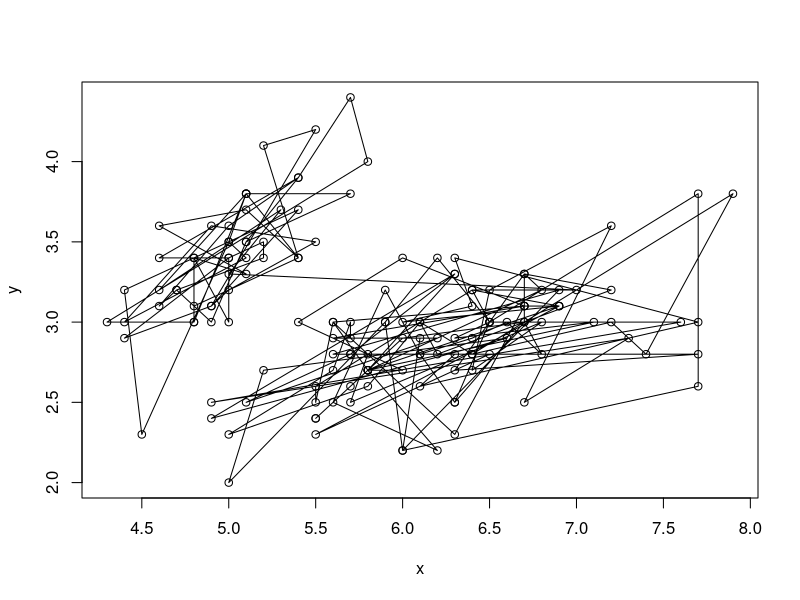
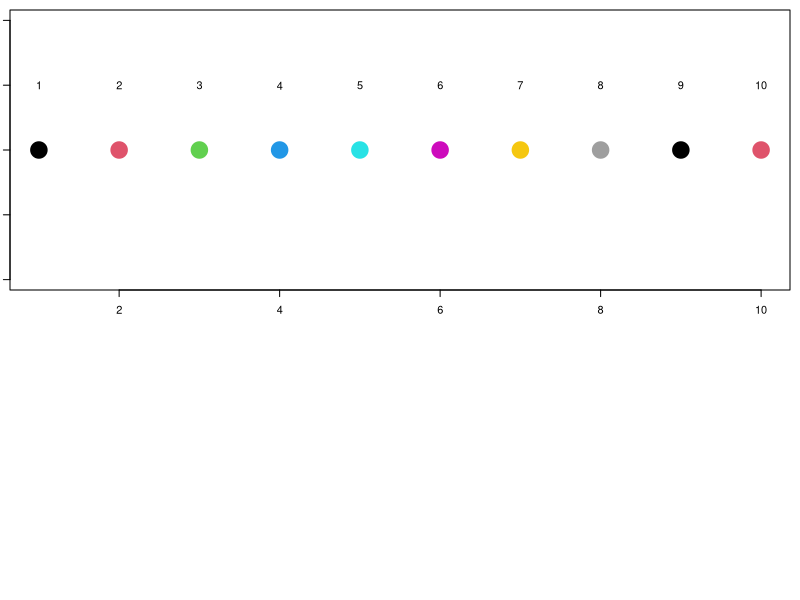
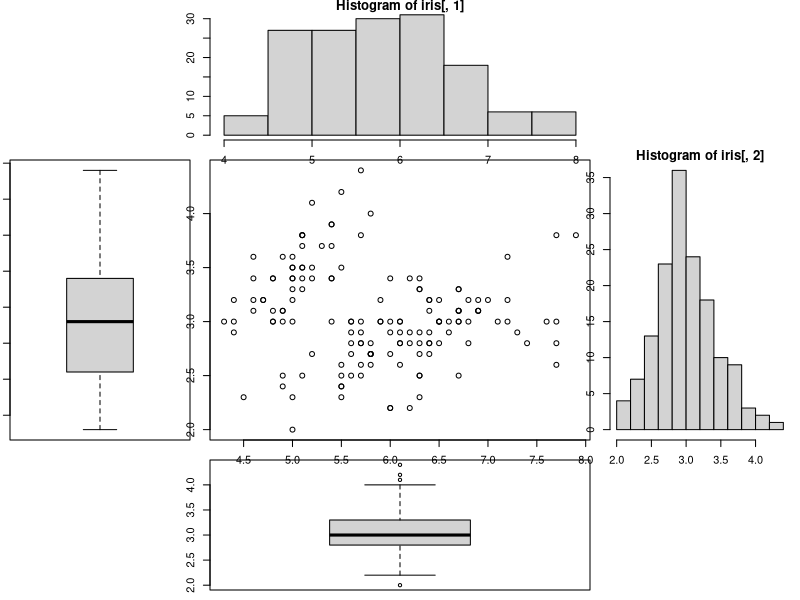
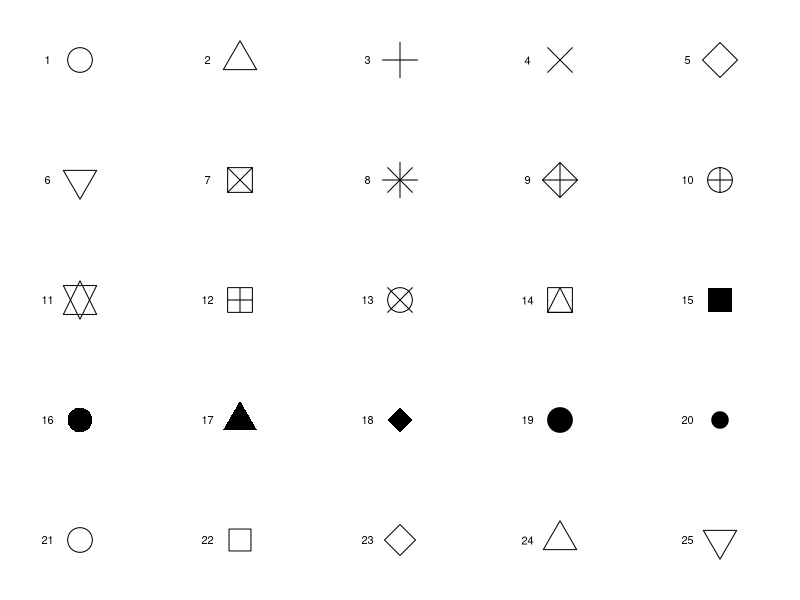
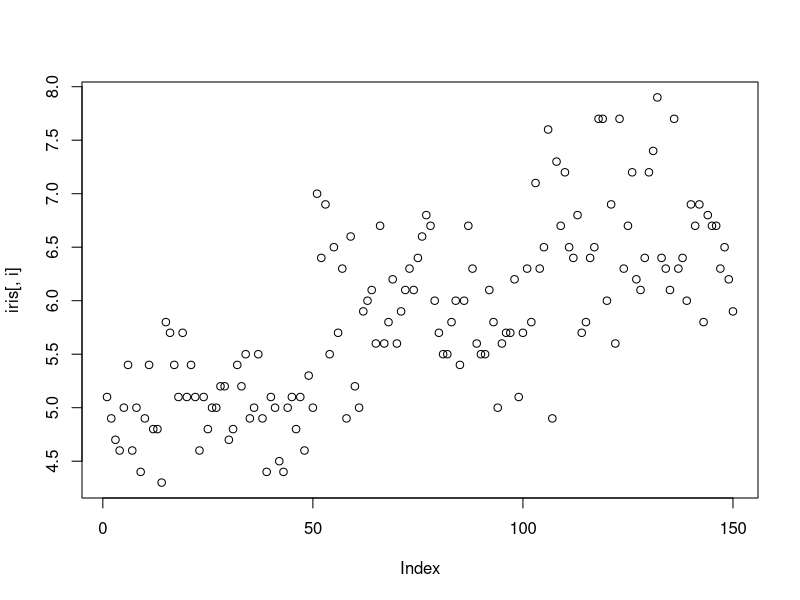
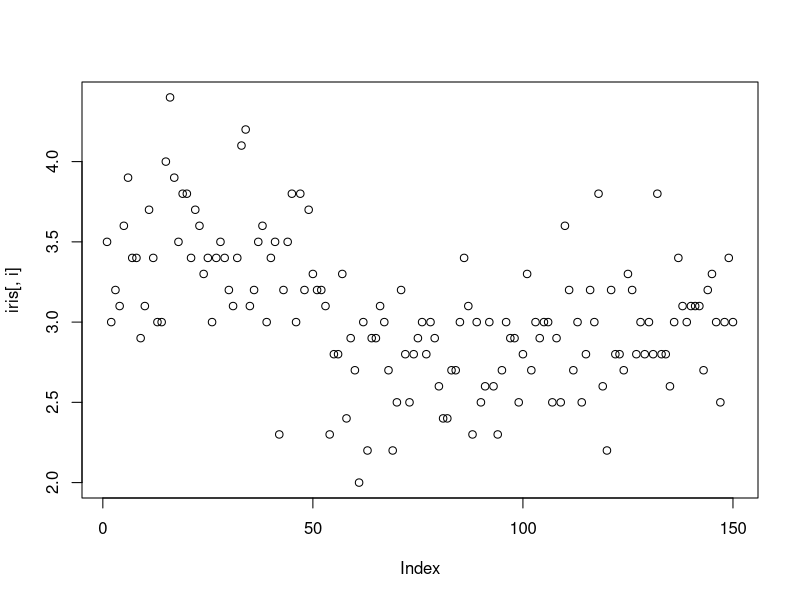
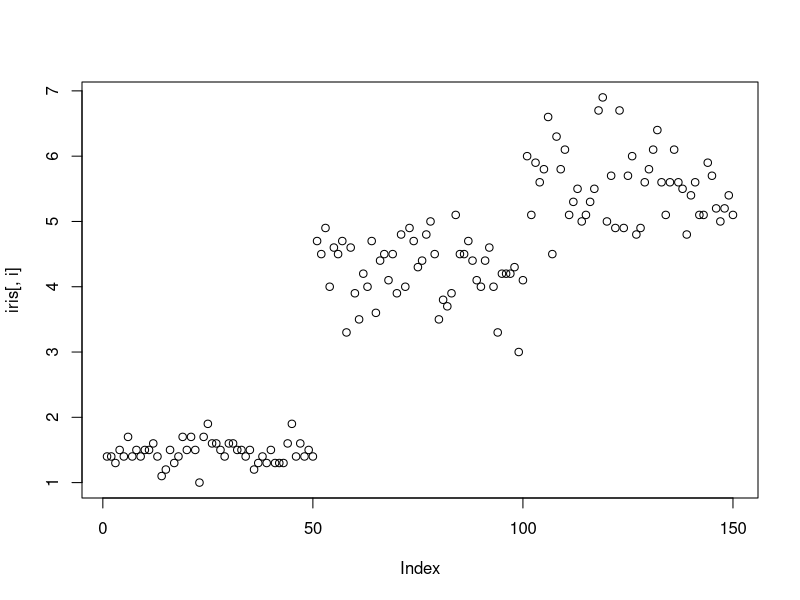
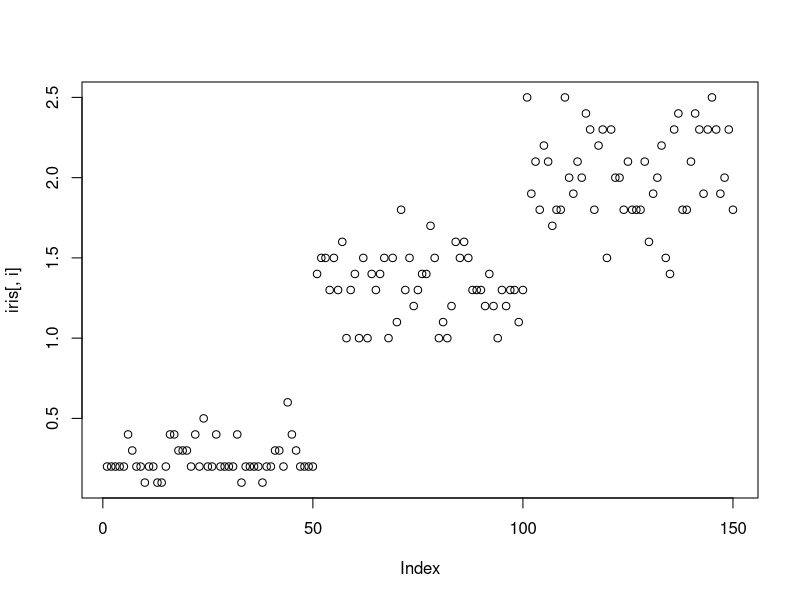

R code for these plots, in order:
x=iris[,1]
y=iris[,2]
plot(x,y)
xx=order(x)
lines(x,y)
x[order(x)]

########輸出圖片到pdf檔 %07部分為自動產生序號
########7代表有7位數，0為不足的時候補0
########onefile可以讓很多個檔存在同一個pdf中
pdf("aaaaa%07d.pdf",onefile = F)
for (i in 1:4){
  plot(iris[,i])
}
dev.off()


par(mai=rep(0.1,4))
m=matrix(c(1,1,1,2,2,3,4,4,4),ncol=3,byrow = T)
layout(m,heights = c(3,1,2))
plot(1:10,rep(1,10),pch=20,col=1:10,cex=5)
text(1:10,rep(1.2,10),labels = 1:10)

par(mai=rep(0.1,4))
m=matrix(c(0,1,0,2,3,4,0,5,0),ncol=3,byrow = T)
layout(m,heights = c(1,2,1),widths = c(1,2,1))
hist(iris[,1])
boxplot(iris[,1])
plot(iris[,1],iris[,2])
hist(iris[,2])
boxplot(iris[,2])


par(mai=rep(0.1,4))
m=matrix(1:25,ncol=5,byrow = T)
layout(m)
for (i in 1:25){
  plot(1,1,pch=i,cex=5,axes = F) 
  text(x = 0.8,y = 1,labels = i)
}
